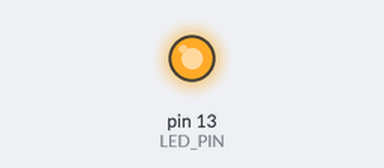
The sketch below on a simulated Arduino Uno, built with avr-gcc and run on an emulated ATmega328P. Parts: output pins drawn as LEDs (lit = HIGH). Pins used as bus, display or sensor lines are not drawn.

Above: at 0.05 s.
Timing chart, 0 to 6.0 s (numbered marks = the images above):
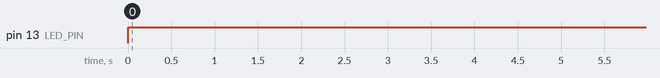

Measured:
- by itself, pin 13 (LED_PIN): LOW → HIGH at 0.00 s, → LOW 120 s later
- by itself, everything shown: repeats every 9.2 s, in 46 steps

The sketch:

pumpMiniController.ino
```cpp
/*

This code turns the pump on and off with the use of "unsigned long" variables instead of a time Delay.

 */


/*************CONFIG******************************************************/
const int PUMP_POWER = 80;          // 0-100 Power percentage

/*
 * 1  minute  =   60000 miliseconds
 * 5  minutes =  300000 miliseconds
 * 15 minutes =  900000 miliseconds
 * 30 minutes = 1800000 miliseconds
 * 60 minutes = 3600000 miliseconds
 */
const long PUMP_ON_TIME = 120000;     // in milliseconds
const long PUMP_REPEAT_TIME = 1800000; // in milliseconds
/*************CONFIG******************************************************/

/*************PINS********************************************************/
const int LED_PIN =  13;      // the number of the LED pin
const int PUMP_PIN =  12;      // the number of the PUMP pin
/*************PINS********************************************************/

/*************CONST CONFIG************************************************/
const int PUMP_ON_VALUE = 0;        // '1' if output must be high to turn on the pump
const long PWM_INTERVAL = 100;           // interval at which to pwm pump
/*************CONST CONFIG************************************************/


// Variables will change :
int ledState = LOW;             // ledState used to set the LED
int pumpState = !PUMP_ON_VALUE;
int pumpOn = 1;

// Generally, you should use "unsigned long" for variables that hold time
// The value will quickly become too large for an int to store
unsigned long previousMillis = 0;     // will store last time LED was updated
unsigned long previousPWM = 0;        // will store last time LED was updated

void setup() {
    // set the digital pin as output:
    pinMode(LED_PIN, OUTPUT);
    pinMode(PUMP_PIN, OUTPUT);
    digitalWrite(PUMP_PIN, !PUMP_ON_VALUE);
}

void loop() {
    // here is where you'd put code that needs to be running all the time.

    // check to see if it's time to run the PUMP; that is, if the
    // difference between the current time and last time you pumped
    // the PUMP is bigger than the interval at which you want to
    // run the PUMP.
    unsigned long currentMillis = millis();

    if (pumpOn) {
        if (currentMillis - previousPWM >= (PWM_INTERVAL * PUMP_POWER / 100)) {
            pumpState = !PUMP_ON_VALUE;
            ledState = LOW;
            previousPWM = currentMillis;
            digitalWrite(PUMP_PIN, pumpState);
            digitalWrite(LED_PIN, ledState);

        } else {
            pumpState = PUMP_ON_VALUE;
            ledState = HIGH;
            digitalWrite(PUMP_PIN, pumpState);
            digitalWrite(LED_PIN, ledState);
        }
        if (currentMillis - previousMillis >= PUMP_ON_TIME) {
            pumpOn = 0;
            ledState = LOW;
            pumpState = !PUMP_ON_VALUE;

            digitalWrite(PUMP_PIN, pumpState);
            digitalWrite(LED_PIN, ledState);
        }
    } else {
        if (currentMillis - previousMillis >= PUMP_REPEAT_TIME) {
            previousMillis = currentMillis;
            pumpOn = 1;
            ledState = HIGH;
            pumpState = PUMP_ON_VALUE;

            digitalWrite(PUMP_PIN, pumpState);
            digitalWrite(LED_PIN, ledState);
        }
    }
}
```
